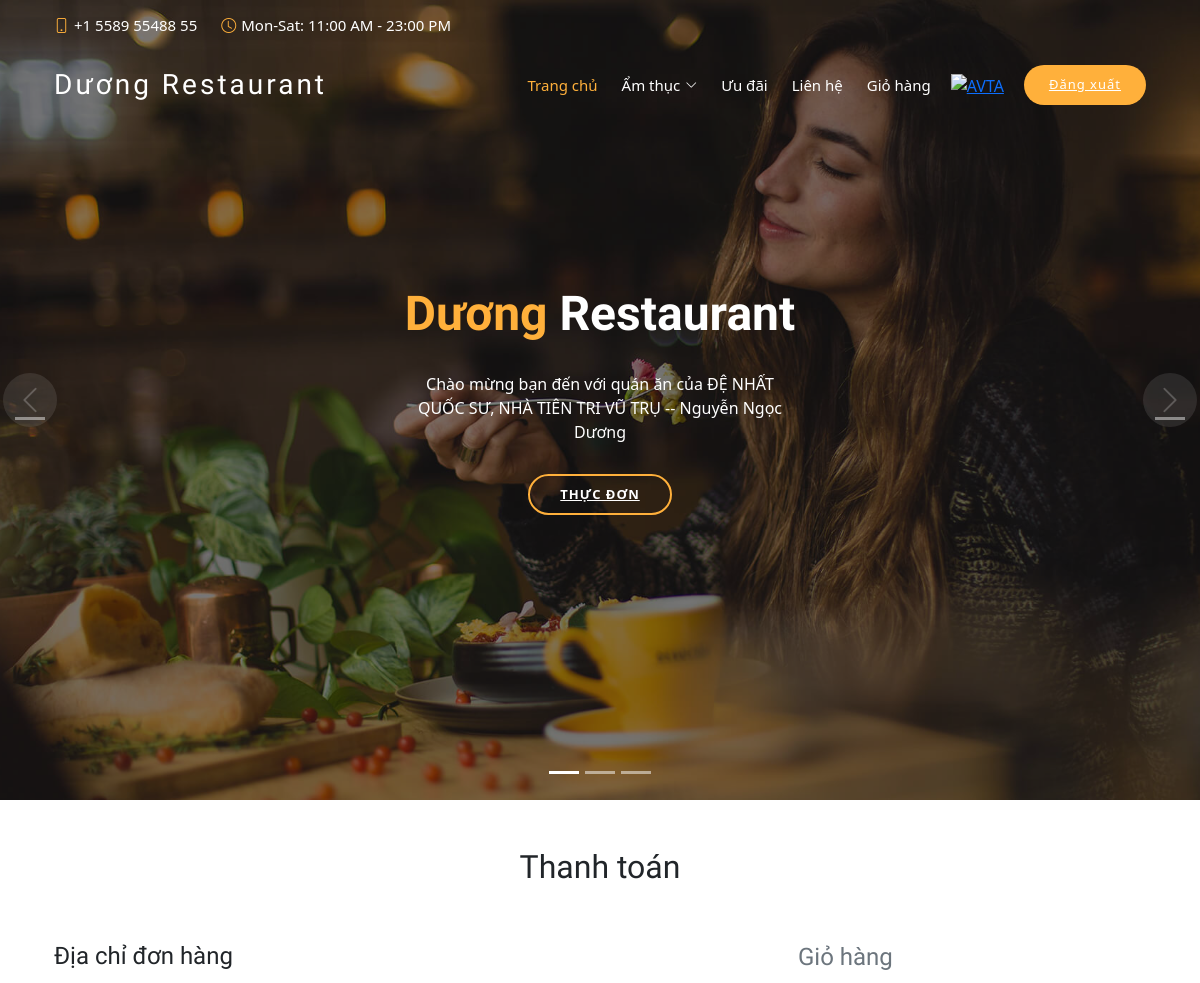
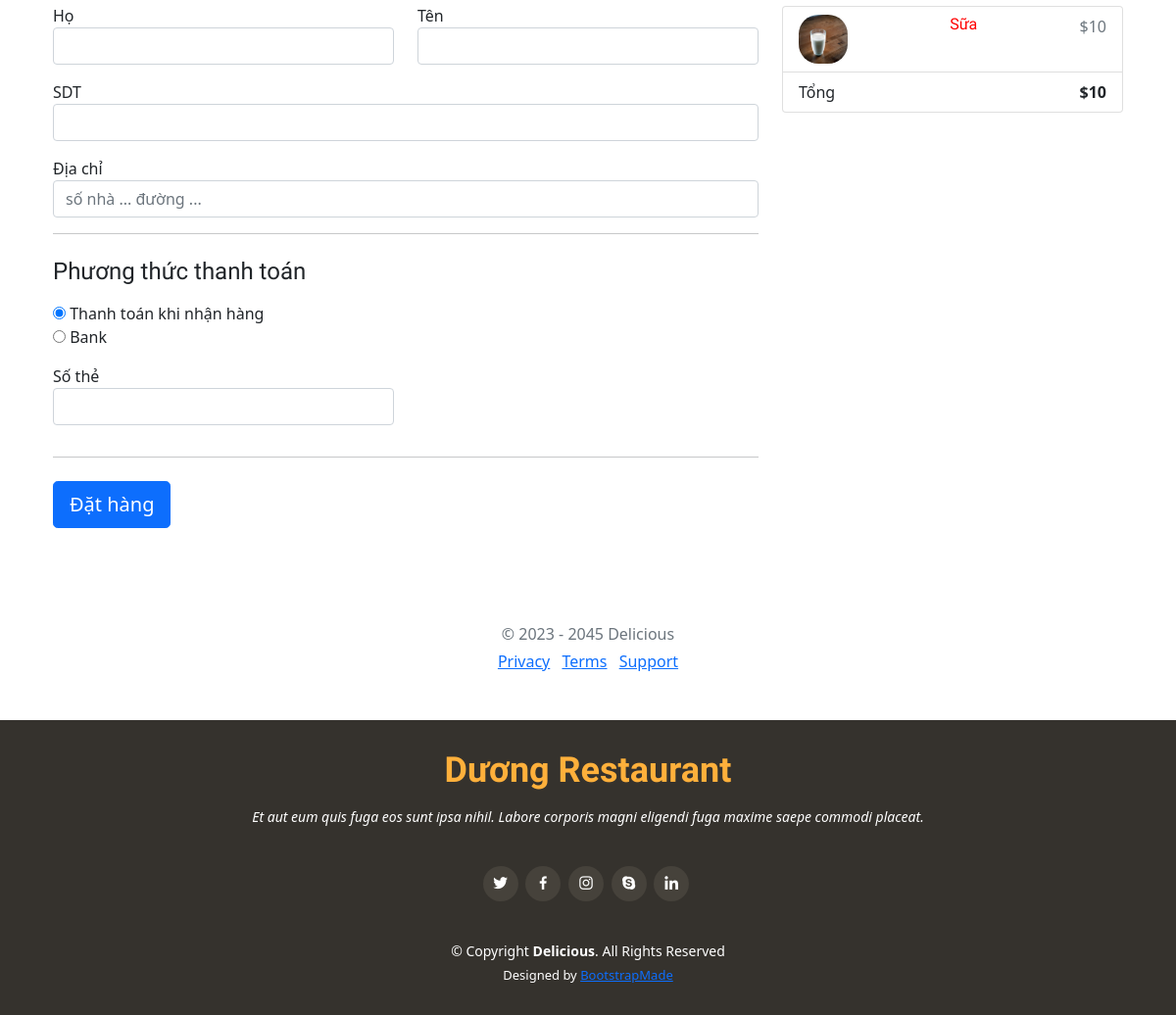
Screenshot of /duong/index.php?act=muahang&&idsp=9 (signed in) with the database file from the repository (2 pictures, top to bottom).
### tables this page shows
CREATE TABLE `sanpham` (
  `id_sp` int(11) NOT NULL,
  `ten_sp` varchar(255) NOT NULL,
  `anh` varchar(255) DEFAULT NULL,
  `gia` int(11) NOT NULL,
  `mota` text NOT NULL,
  `luotmua` int(11) NOT NULL DEFAULT 0,
  `luotxem` int(50) NOT NULL DEFAULT 0,
  `id_dm` int(11) NOT NULL COMMENT 'id danh mục',
  `ud` enum('0','1') NOT NULL DEFAULT '0' COMMENT '0:không ưu đãi\r\n1:có ưu đãi',
  `giatri_ud` int(11) DEFAULT NULL COMMENT 'Giá ưu đãi'
);

### duong/model/pdo.php (called while the page is built, shortened)
<?php
function pdo_get_connection(){
    $dburl = "mysql:host=localhost;dbname=nhomduong;charset=utf8";
    $username = 'root';
    $password = '';
    $conn = new PDO($dburl, $username, $password);
    $conn->setAttribute(PDO::ATTR_ERRMODE, PDO::ERRMODE_EXCEPTION);
    return $conn;
}
function pdo_query_one($sql){
    $sql_args = array_slice(func_get_args(), 1);
    try{
        $conn = pdo_get_connection();
        $stmt = $conn->prepare($sql);
        $stmt->execute($sql_args);
        $row = $stmt->fetch(PDO::FETCH_ASSOC);
        return $row;
    }
    catch(PDOException $e){
        throw $e;
    }
    finally{
        unset($conn);
    }
}

### duong/model/amthuc.php (called while the page is built, shortened)
<?php
function ctsp($id){
    $sql = "SELECT * FROM sanpham WHERE id_sp =".$id;
    $ctsp = pdo_query_one($sql);
    return $ctsp;
}
?>

### duong/cart/cart.php (the view, shortened to what this page needs)
<link href="https://cdn.jsdelivr.net/npm/bootstrap@5.1.0/dist/css/bootstrap.min.css" rel="stylesheet">
<?php
extract($ctsp);
?>
<div class="container" id="muahang">
  <div class="py-5 text-center">
    <h2>Thanh toán</h2>
  </div>
  <div class="row">
    <div class="col-md-4 order-md-2 mb-4">
      <h4 class="d-flex justify-content-between align-items-center mb-3">
        <span class="text-muted">Giỏ hàng</span>
        <span class="badge badge-secondary badge-pill">3</span>
      </h4>
      <ul class="list-group mb-3">
        <li class="list-group-item d-flex justify-content-between lh-condensed">
        <img style="width: 50px;height: 50px;border-radius: 20px;" src="../img/<?=$anh ?>" alt="">
          <div>
            <h6 style="color: red;" class="my-0"><?=$ten_sp ?></h6>
          </div>
          <span class="text-muted">$<?=$gia ?> </span>
        </li>
        <li class="list-group-item d-flex justify-content-between">
          <span>Tổng</span>
          <strong>$<?=$gia ?></strong>
        </li>
      </ul>
    </div>
    <div class="col-md-8 order-md-1">
      <h4 class="mb-3">Địa chỉ đơn hàng</h4>
      <form class="needs-validation" novalidate method="post" action="index.php?act=dathang&&idsp=<?=$id_sp ?>&&id_tk=<?=$id_tk ?>">
        <div class="row">
          <div class="col-md-6 mb-3">
            <label for="firstName">Họ</label>
            <input type="text" class="form-control" id="firstName" name="ho">
          </div>
          <div class="col-md-6 mb-3">
            <label for="lastName">Tên</label>
            <input type="text" class="form-control" id="lastName" name="ten">
          </div>
        </div>
        <div class="mb-3">
          <label for="address">SDT</label>
          <input type="text" class="form-control" id="address" name="sdt" required>
        </div>
        <div class="mb-3">
          <label for="address">Địa chỉ</label>
          <input type="text" class="form-control" id="address" placeholder="số nhà ... đường ..." name="diachi" required>
        </div>
        <hr class="mb-4">
        <h4 class="mb-3">Phương thức thanh toán</h4>
        <div class="d-block my-3">
          <div class="custom-control custom-radio">
            <input value="0" id="credit" name="paymentMethod" type="radio" class="custom-control-input" checked required>
            <label class="custom-control-label" for="credit">Thanh toán khi nhận hàng</label>
          </div>
          <div class="custom-control custom-radio">
            <input value="1" id="debit" name="paymentMethod" type="radio" class="custom-control-input" required>
            <label class="custom-control-label" for="debit">Bank</label>
          </div>
        </div>
        <div class="row">
          <div class="col-md-6 mb-3">
            <label for="cc-number">Số thẻ</label>
            <input type="text" class="form-control" id="cc-number" placeholder="" required>
          </div>
        </div>
        <hr class="mb-4">
        <input class="btn btn-primary btn-lg btn-block" type="submit" value="Đặt hàng" name="dathang">
      </form>
    </div>
  </div>
  <footer class="my-5 pt-5 text-muted text-center text-small">
    <p class="mb-1">© 2023 - 2045 Delicious</p>
    <ul class="list-inline">
      <li class="list-inline-item"><a href="#">Privacy</a></li>
      <li class="list-inline-item"><a href="#">Terms</a></li>
      <li class="list-inline-item"><a href="#">Support</a></li>
    </ul>
  </footer>
</div>

### duong/assets/css/style.css (style rules this page uses)
body { font-family: "Poppins", sans-serif; color: #444444; }
a { text-decoration: none; color: #ffb03b; }
h1, h2, h3, h4, h5, h6 { font-family: "Satisfy", sans-serif; }

### rows the page displays
sanpham: anh (picture), ten_sp "Sữa", gia "10"
